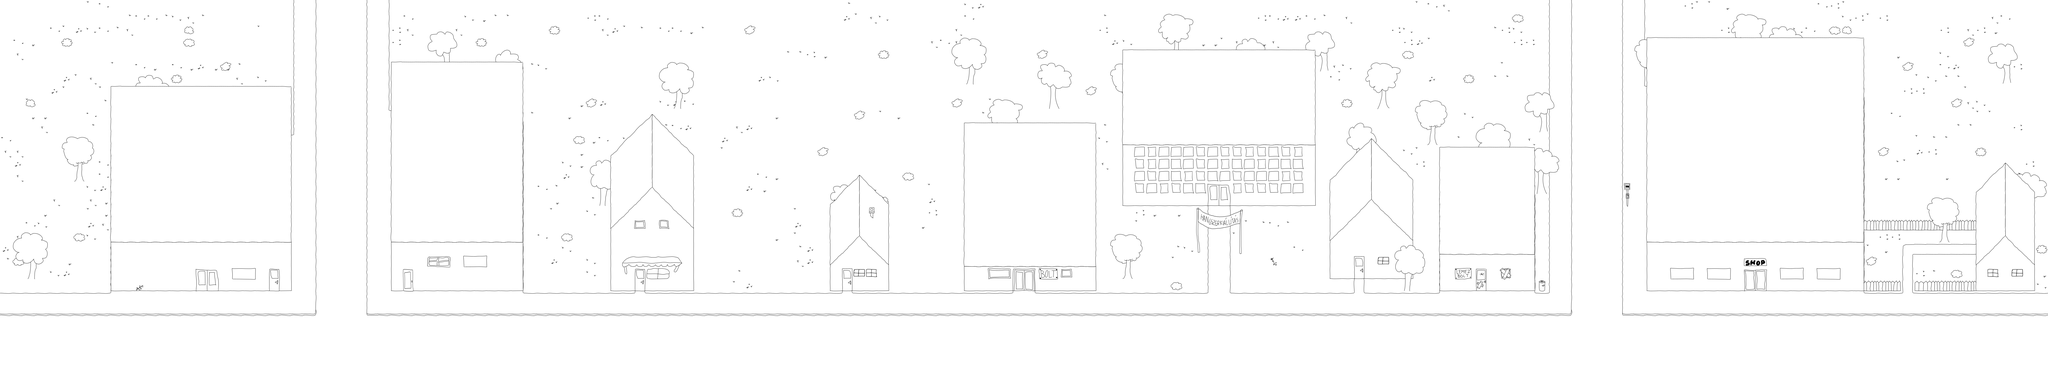

A 2D game scene composited from a Tiled map and its tileset images. What follows is a short description and the map's XML, with each tile layer's data collapsed to a summary:
An orthogonal 168x30 tile map with 48x48 px tiles, 4 tile layers (below, obstacles, above1, above2).

<map version="1.4" tiledversion="1.4.1" orientation="orthogonal" renderorder="right-down" width="168" height="30" tilewidth="48" tileheight="48" infinite="0" nextlayerid="5" nextobjectid="1">
 <editorsettings>
  <export target="map.json" format="json" />
 </editorsettings>
 <tileset firstgid="1" name="tileset" tilewidth="48" tileheight="48" tilecount="600" columns="30">
  <image source="../image/tileset.png" width="1440" height="960" />
 </tileset>
 <layer id="1" name="below" width="168" height="30">
  <data>[5040 cells, 5040 non-empty, 31 distinct tile ids]</data>
 </layer>
 <layer id="2" name="obstacles" width="168" height="30">
  <data>[5040 cells, 1223 non-empty, 104 distinct tile ids]</data>
 </layer>
 <layer id="3" name="above1" width="168" height="30">
  <data>[5040 cells, 287 non-empty, 84 distinct tile ids]</data>
 </layer>
 <layer id="4" name="above2" width="168" height="30">
  <data>[5040 cells, 448 non-empty, 25 distinct tile ids]</data>
 </layer>
</map>
